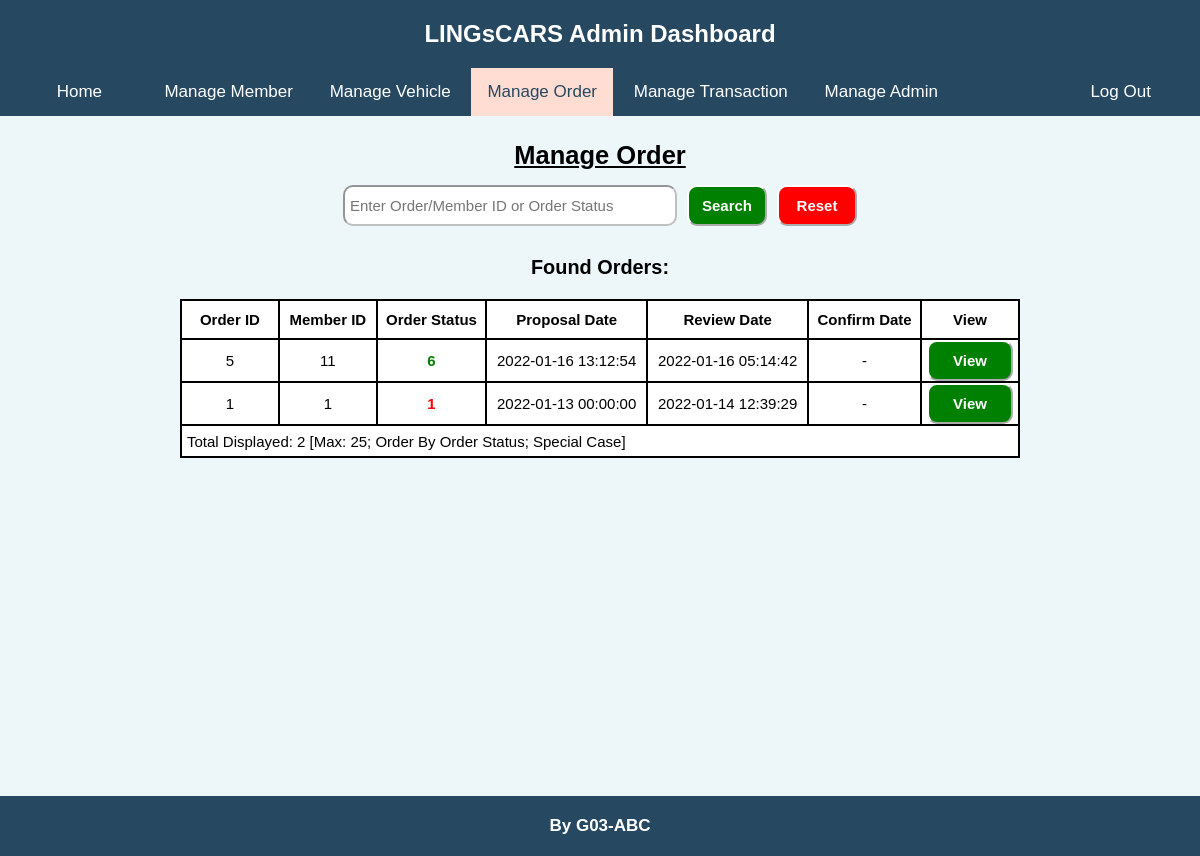
/admin/manageOrder.php (signed in), run on the app's committed database.
### tables this page shows
CREATE TABLE `orders` (
  `id` int(11) NOT NULL,
  `memberId` int(11) NOT NULL,
  `stages` longtext NOT NULL DEFAULT '{"1":1}',
  `editable` tinyint(1) NOT NULL DEFAULT 1,
  `type` tinyint(4) NOT NULL,
  `fullName` varchar(30) DEFAULT NULL,
  `carsId` longtext NOT NULL DEFAULT '{}' CHECK (json_valid(`carsId`)),
  `personal` longtext NOT NULL DEFAULT '{}' CHECK (json_valid(`personal`)),
  `residentialAddress` longtext NOT NULL DEFAULT '{}' CHECK (json_valid(`residentialAddress`)),
  `job` longtext NOT NULL DEFAULT '{}' CHECK (json_valid(`job`)),
  `company` longtext NOT NULL DEFAULT '{}' CHECK (json_valid(`company`)),
  `bank` longtext NOT NULL DEFAULT '{}' CHECK (json_valid(`bank`)),
  `preferredDelivery` date DEFAULT NULL,
  `orderStatus` tinyint(4) NOT NULL DEFAULT 4,
  `orderStatusMessage` text DEFAULT NULL,
  `proposalDate` datetime DEFAULT NULL,
  `reviewDate` datetime DEFAULT NULL,
  `confirmDate` datetime DEFAULT NULL
);

### admin/manageOrder.php (the view, shortened to what the rows shown need)
<?php
    require_once($_SERVER['DOCUMENT_ROOT'] . "/admin/adminAuthenticate.php");
    $queryString = array();
    if (isset($_SERVER['QUERY_STRING'])) {
        parse_str($_SERVER['QUERY_STRING'], $queryString);
    }
    $manageMode = (isset($queryString['manage-mode'])) ? $queryString['manage-mode']: "";
    $passChecking = false;
    $wordToSearch = "";
    $allowViewOrder = false;
    $allowEditOrder = false;
?>
<!DOCTYPE html>
<html lang="en">
    <head>
        <link rel="stylesheet" href="/css/admin.css">
    </head>
    <body>
        <main>
            <h2>
                Manage Order
            </h2>
            <div class="manage-section">
                <?php if (
                    (isset($manageMode) && empty($manageMode)) ||
                    $passChecking ||
                    (isset($manageMode) && $manageMode == "search-order") ||
                    (isset($manageMode) && $manageMode == "view-order" && !$allowViewOrder) ||
                    (isset($manageMode) && $manageMode == "edit-order" && !$allowEditOrder)
                ): ?>
                    <table class="db-table">
                        <thead>
                            <tr>
                                <th><form method='get' action='/admin/manageOrder.php'>
                                    <button class='sort-button'>Order ID<?php
                                    ?></button>
                                </form></th>
                                <th><form method='get' action='/admin/manageOrder.php'>
                                    <button class='sort-button'>Member ID<?php
                                    ?></button>
                                </form></th>
                                <th><form method='get' action='/admin/manageOrder.php'>
                                    <button class='sort-button'>Order Status<?php
                                    ?></button>
                                </form></th>
                                <th><form method='get' action='/admin/manageOrder.php'>
                                    <button class='sort-button'>Proposal Date<?php
                                    ?></button>
                                </form></th>
                                <th><form method='get' action='/admin/manageOrder.php'>
                                    <button class='sort-button'>Review Date<?php
                                    ?></button>
                                </form></th>
                                <th><form method='get' action='/admin/manageOrder.php'>
                                    <button class='sort-button'>Confirm Date<?php
                                    ?></button>
                                </form></th>
                                <th>View</th>
                            </tr>
                        </thead>
                        <tbody>
                            <?php
                                $query = "SELECT orders.id, orders.memberId, orders.orderStatus, orders.proposalDate, orders.reviewDate, orders.confirmDate FROM orders" .
                                (
                                    (isset($wordToSearch) && !empty($wordToSearch)) ?
                                    " WHERE orders.id LIKE '%" .
                                    testInput($wordToSearch) .
                                    "%' OR orders.memberId LIKE '%" .
                                    testInput($wordToSearch) .
                                    "%' OR orders.orderStatus LIKE '%" .
                                    testInput($wordToSearch) .
                                    "%'" : ""
                                ) .
                                " ORDER BY";
                                if (isset($queryString['order-by'])) {
                                    if ($queryString['order-by'] == 'order-id-asc') {
                                        $query .= " orders.id ASC";
                                    }
                                    else if ($queryString['order-by'] == 'order-id-desc') {
                                        $query .= " orders.id DESC";
                                    }
                                    else if ($queryString['order-by'] == 'member-id-asc') {
                                        $query .= " orders.memberId ASC";
                                    }
                                    else if ($queryString['order-by'] == 'member-id-desc') {
                                        $query .= " orders.memberId DESC";
                                    }
                                    else if ($queryString['order-by'] == 'order-status-asc') {
                                        $query .= " orders.orderStatus ASC";
                                    }
                                    else if ($queryString['order-by'] == 'order-status-desc') {
                                        $query .= " orders.orderStatus DESC";
                                    }
                                    else if ($queryString['order-by'] == 'proposal-date-asc') {
                                        $query .= " orders.proposalDate ASC";
                                    }
                                    else if ($queryString['order-by'] == 'proposal-date-desc') {
                                        $query .= " orders.proposalDate DESC";
                                    }
                                    else if ($queryString['order-by'] == 'review-date-asc') {
                                        $query .= " orders.reviewDate ASC";
                                    }
                                    else if ($queryString['order-by'] == 'review-date-desc') {
                                        $query .= " orders.reviewDate DESC";
                                    }
                                    else if ($queryString['order-by'] == 'confirm-date-asc') {
                                        $query .= " orders.confirmDate ASC";
                                    }
                                    else if ($queryString['order-by'] == 'confirm-date-desc') {
                                        $query .= " orders.confirmDate DESC";
                                    }
                                    else {
                                        $query .= " CASE WHEN orders.orderStatus=5 THEN 1 WHEN orders.orderStatus > 5 THEN 2 WHEN orders.orderStatus > 3 THEN 3 ELSE 4 END";
                                    }
                                }
                                else {
                                    $query .= " CASE WHEN orders.orderStatus=5 THEN 1 WHEN orders.orderStatus > 5 THEN 2 WHEN orders.orderStatus > 3 THEN 3 ELSE 4 END";
                                }
                                $query .= " LIMIT 25;";
                                $rs = mysqli_query($serverConnect, $query);
                            ?>
                            <?php if ($rs): ?>
                                <?php while ($record = mysqli_fetch_assoc($rs)): ?>
                                    <tr>
                                        <td class='center-text'>
                                            <?php echo((isset($record["id"])) ? $record["id"]: "-"); ?>
                                        </td>
                                        <td class='center-text'>
                                            <?php echo((isset($record["memberId"])) ? $record["memberId"]: "-"); ?>
                                        </td>
                                        <td class='center-text' <?php
                                            if (isset($record["orderStatus"])) {
                                                if ($record["orderStatus"] == 0 || $record["orderStatus"] == 1 ) {
                                                    echo("style='color: red; font-weight: bold;'");
                                                }
                                                else if ($record["orderStatus"] > 5) {
                                                    echo("style='color: green; font-weight: bold;'");
                                                }
                                                else if ($record["orderStatus"] == 5) {
                                                    echo("style='font-style: italic; font-weight: bold;'");
                                                }
                                            }
                                        ?>>
                                            <?php
                                                echo((isset($record["orderStatus"])) ? $record["orderStatus"]: "-");
                                            ?>
                                        </td>
                                        <td class='center-text'>
                                            <?php echo((isset($record["proposalDate"])) ? $record["proposalDate"]: "-"); ?>
                                        </td>
                                        <td class='center-text'>
                                            <?php echo((isset($record["reviewDate"])) ? $record["reviewDate"]: "-"); ?>
                                        </td>
                                        <td class='center-text'>
                                            <?php echo((isset($record["confirmDate"])) ? $record["confirmDate"]: "-"); ?>
                                        </td>
                                        <td>
                                            <form method='get' action='/admin/manageOrder.php'>
                                                <button class='positive-button'>View</button>
                                            </form>
                                        </td>
                                    </tr>
                                <?php endwhile; ?>
                            <?php endif; ?>
                        </tbody>
                    </table>
                <?php endif; ?>
            </div>
        </main>
    </body>
</html>

### data on the page
orders: id "5", memberId "11", orderStatus "6", proposalDate "2022-01-16 13:12:54", reviewDate "2022-01-16 05:14:42"
orders: id "1", memberId "1", orderStatus "1", proposalDate "2022-01-13 00:00:00", reviewDate "2022-01-14 12:39:29"

### other printed values
$recordCount "2"
